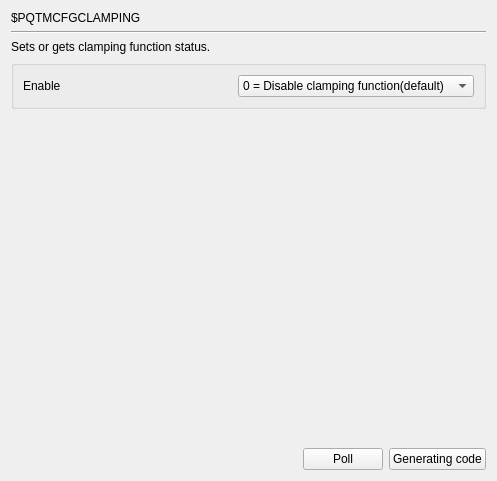
     <widget class="QWidget" name="page_PQTMCFGCLAMPING">
      <layout class="QGridLayout" name="gridLayout_7">
       <item row="0" column="0">
        <widget class="QLabel" name="label_562">
         <property name="text">
          <string>$PQTMCFGCLAMPING</string>
         </property>
        </widget>
       </item>
       <item row="1" column="0" colspan="3">
        <widget class="Line" name="line_143">
         <property name="orientation">
          <enum>Qt::Horizontal</enum>
         </property>
        </widget>
       </item>
       <item row="2" column="0" colspan="3">
        <widget class="QLabel" name="label_563">
         <property name="text">
          <string>Sets or gets clamping function status.</string>
         </property>
        </widget>
       </item>
       <item row="3" column="0" colspan="3">
        <widget class="QGroupBox" name="groupBox_133">
         <property name="title">
          <string/>
         </property>
         <layout class="QGridLayout" name="gridLayout_41">
          <item row="0" column="1">
           <widget class="QComboBox" name="comboBox_PQTMCFGCLAMPING_Enable">
            <item>
             <property name="text">
              <string>0 = Disable clamping function(default)</string>
             </property>
            </item>
            <item>
             <property name="text">
              <string>1 = Enable clamping function</string>
             </property>
            </item>
           </widget>
          </item>
          <item row="0" column="0">
           <widget class="QLabel" name="label_590">
            <property name="text">
             <string>Enable</string>
            </property>
           </widget>
          </item>
         </layout>
        </widget>
       </item>
       <item row="4" column="2">
        <spacer name="verticalSpacer_143">
         <property name="orientation">
          <enum>Qt::Vertical</enum>
         </property>
         <property name="sizeHint" stdset="0">
          <size>
           <width>20</width>
           <height>333</height>
          </size>
         </property>
        </spacer>
       </item>
       <item row="5" column="0">
        <spacer name="horizontalSpacer_143">
         <property name="orientation">
          <enum>Qt::Horizontal</enum>
         </property>
         <property name="sizeHint" stdset="0">
          <size>
           <width>286</width>
           <height>20</height>
          </size>
         </property>
        </spacer>
       </item>
       <item row="5" column="1">
        <widget class="QPushButton" name="poll_PQTMCFGCLAMPING">
         <property name="text">
          <string>Poll</string>
         </property>
        </widget>
       </item>
       <item row="5" column="2">
        <widget class="QPushButton" name="GC_PQTMCFGCLAMPING">
         <property name="layoutDirection">
          <enum>Qt::LeftToRight</enum>
         </property>
         <property name="text">
          <string>Generating code</string>
         </property>
        </widget>
       </item>
      </layout>
     </widget>
